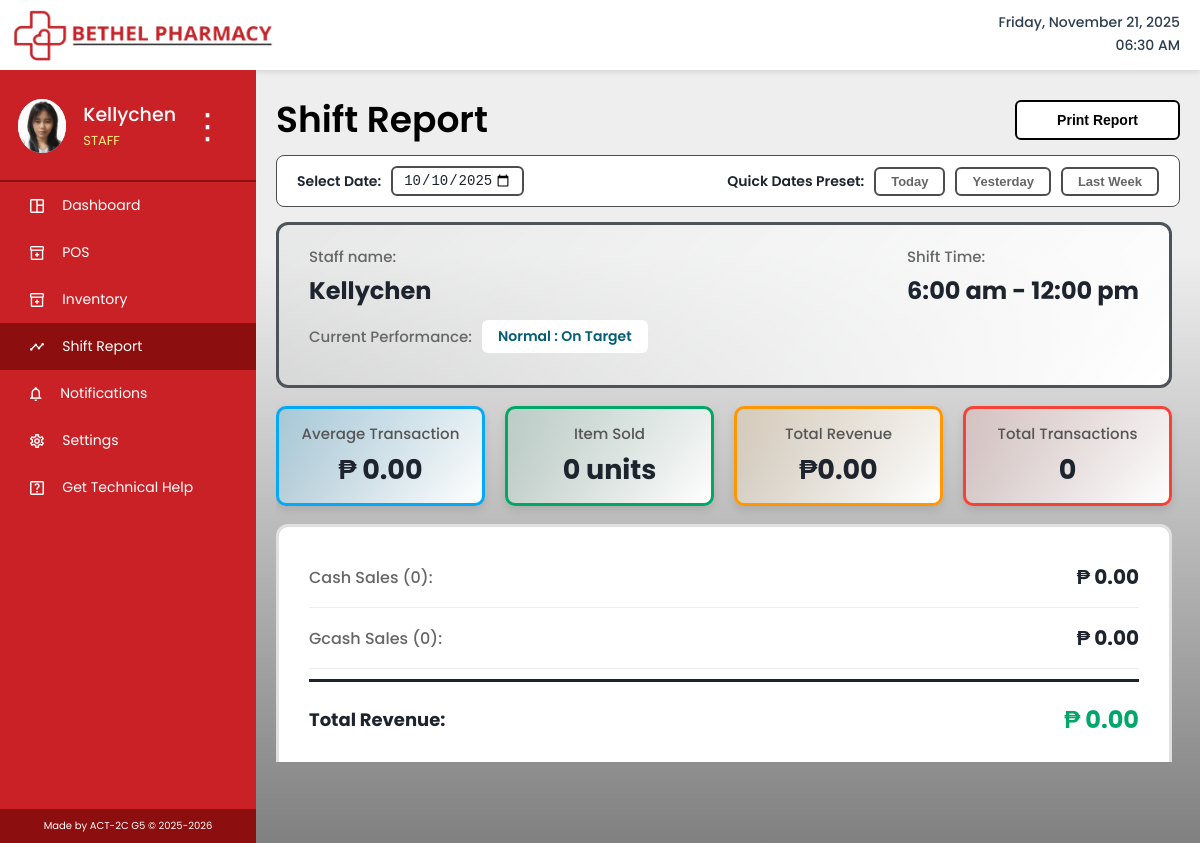
The page /shift_report.php?shift_date=2025-10-10 (signed in) on the database its author committed.
### tables this page shows
CREATE TABLE `users` (
  `id` int(11) NOT NULL,
  `username` varchar(50) NOT NULL,
  `first_name` varchar(100) DEFAULT NULL,
  `last_name` varchar(100) DEFAULT NULL,
  `email` varchar(100) NOT NULL,
  `phone` varchar(20) DEFAULT NULL,
  `profile_picture` varchar(255) DEFAULT NULL,
  `role` enum('admin','staff') DEFAULT 'staff',
  `password` varchar(255) NOT NULL,
  `created_at` timestamp NOT NULL DEFAULT current_timestamp(),
  `last_login` timestamp NULL DEFAULT NULL,
  `status` enum('active','inactive') DEFAULT 'active',
  `reset_token` varchar(64) DEFAULT NULL,
  `reset_expiry` datetime DEFAULT NULL
);

CREATE TABLE `staff_shifts` (
  `shift_id` int(11) NOT NULL,
  `user_id` int(11) NOT NULL COMMENT 'Links to users table',
  `shift_date` date NOT NULL,
  `clock_in` datetime NOT NULL,
  `clock_out` datetime DEFAULT NULL COMMENT 'NULL if still on shift',
  `expected_clock_out` datetime DEFAULT NULL COMMENT 'Expected end time based on 8-hour shift',
  `shift_duration` int(11) DEFAULT NULL COMMENT 'Duration in minutes, calculated on clock-out',
  `expected_duration` int(11) DEFAULT 480 COMMENT 'Expected shift duration in minutes (default 8 hours)',
  `break_duration` int(11) DEFAULT 0 COMMENT 'Break time in minutes',
  `total_sales` decimal(10,2) DEFAULT 0.00 COMMENT 'Total sales during shift',
  `transactions_count` int(11) DEFAULT 0 COMMENT 'Number of transactions processed',
  `items_sold` int(11) DEFAULT 0 COMMENT 'Total items sold',
  `gcash_sales` decimal(10,2) DEFAULT 0.00,
  `cash_sales` decimal(10,2) DEFAULT 0.00,
  `notes` text DEFAULT NULL,
  `status` enum('active','completed','absent') DEFAULT 'active',
  `created_at` timestamp NOT NULL DEFAULT current_timestamp(),
  `updated_at` timestamp NOT NULL DEFAULT current_timestamp() ON UPDATE current_timestamp()
);

### shift_report.php (the view, shortened to what this page needs)
<?php
$conn = new mysqli("localhost", "root", "", "bethel_pharmacy");
$user_id = $_SESSION['user_id'];
$query = $conn->prepare("SELECT * FROM users WHERE id = ?");
$query->bind_param("i", $user_id);
$query->execute();
$user = $query->get_result()->fetch_assoc();
$current_date = date('l, F j, Y');
$current_time = date('h:i A');
$conn = new mysqli("localhost", "root", "", "bethel_pharmacy");
$user_id = $_SESSION['user_id'];
$selected_date = isset($_GET['shift_date']) ? $_GET['shift_date'] : date('Y-m-d');
$shift_query = $conn->prepare("
    SELECT
        ss.*,
        u.username
    FROM staff_shifts ss
    JOIN users u ON ss.user_id = u.id
    WHERE ss.user_id = ? AND ss.shift_date = ?
    ORDER BY ss.clock_in DESC
    LIMIT 1
");
$shift_query->bind_param("is", $user_id, $selected_date);
$shift_query->execute();
$shift_result = $shift_query->get_result();
$shift = $shift_result->fetch_assoc();
if ($shift) {
    $is_ongoing = ($shift['status'] == 'active');
    $sales_query = $conn->prepare("
        SELECT
            COALESCE(SUM(s.total_amount), 0) as total_sales,
            COUNT(s.sale_id) as transaction_count,
            COALESCE(SUM(CASE WHEN s.payment_method = 'cash' THEN s.total_amount ELSE 0 END), 0) as cash_sales,
            COALESCE(SUM(CASE WHEN s.payment_method = 'gcash' THEN s.total_amount ELSE 0 END), 0) as gcash_sales,
            COALESCE(SUM(si.quantity), 0) as items_sold
        FROM sales s
        LEFT JOIN sale_items si ON s.sale_id = si.sale_id
        WHERE s.user_id = ?
        AND s.sale_date BETWEEN ? AND ?
    ");
    $clock_in = $shift['clock_in'];
    $clock_out = $shift['clock_out'] ?? date('Y-m-d H:i:s');
    $sales_query->bind_param("iss", $user_id, $clock_in, $clock_out);
    $sales_query->execute();
    $sales_data = $sales_query->get_result()->fetch_assoc();
    $avg_transaction = $sales_data['transaction_count'] > 0
        ? $sales_data['total_sales'] / $sales_data['transaction_count']
        : 0;
    $performance_text = '';
    $performance_class = '';
    if ($sales_data['total_sales'] >= 3000) {
        $performance_text = 'Excellent : Above Target';
        $performance_class = 'excellent';
    } elseif ($sales_data['total_sales'] < 1000 && $sales_data['total_sales'] > 0) {
        $performance_text = 'Low : Below Target';
        $performance_class = 'low';
    } else {
        $performance_text = 'Normal : On Target';
        $performance_class = 'normal';
    }
}
?>
<!DOCTYPE html>
<html lang="en">
<head>
    <link rel="stylesheet" href="css/base.css">
    <link rel="stylesheet" href="css/header.css">
    <link rel="stylesheet" href="css/sidebar.css">
    <link rel="stylesheet" href="css/reports.css">
</head>
<body>
    <header class="header">
        <img src="assets/bethel_logo.png" alt="Bethel Pharmacy" class="logo">
        <div class="datetime">
            <div><?php echo $current_date; ?></div>
            <div><?php echo $current_time; ?></div>
        </div>
    </header>
    <nav class="sidebar">
        <div class="profile-container">
            <div class="profile-image">
                <?php if ($user['profile_picture'] && file_exists($user['profile_picture'])): ?>
                    <img src="<?php echo $user['profile_picture']; ?>" alt="Profile">
                <?php else: ?>
                    <img src="assets/user.png" alt="User Profile">
                <?php endif; ?>
            </div>
            <div class="profile-info">
                <div class="profile-username"><?php echo htmlspecialchars($_SESSION['username']); ?></div>
                <div class="profile-role"><?php echo ucfirst($_SESSION['role']); ?></div>
            </div>
            <div class="profile-menu" onclick="this.nextElementSibling.classList.toggle('show')">&vellip;</div>
        </div>
        <div class="nav-buttons">
            <a href="staff_dashboard.php" class="nav-button"><img src="assets/dashboard.png" alt="">Dashboard</a>
            <a href="pos.php" class="nav-button"><img src="assets/inventory.png" alt="">POS</a>
            <a href="inventory.php" class="nav-button"><img src="assets/inventory.png" alt="">Inventory</a>
            <a href="shift_report.php" class="nav-button active"><img src="assets/reports.png" alt="">Shift Report</a>
            <a href="notifications.php" class="nav-button"><img src="assets/notifs.png" alt="">Notifications</a>
            <a href="settings.php" class="nav-button"><img src="assets/settings.png" alt="">Settings</a>
            <a href="help.php" class="nav-button"><img src="assets/help.png" alt="">Get Technical Help</a>
        </div>
        <div class="sidebar-credits">Made by ACT-2C G5 © 2025-2026</div>
    </nav>
    <div class="content">
        <div class="reports-header">
            <h2>Shift Report</h2>
            <div class="download-dropdown">
                <button class="download-btn" onclick="printReport()">Print Report</button>
            </div>
        </div>
        <div class="filter-bar">
            <form method="GET" class="date-filter-form">
                <div class="date-inputs">
                    <label>Select Date:</label>
                    <input type="date" name="shift_date" value="<?php echo $selected_date; ?>" max="<?php echo date('Y-m-d'); ?>">
                </div>
                <div class="quick-filters">
                    <label>Quick Dates Preset:</label>
                    <button type="submit" name="shift_date" value="<?php echo date('Y-m-d'); ?>" class="quick-btn">Today</button>
                    <button type="submit" name="shift_date" value="<?php echo date('Y-m-d', strtotime('yesterday')); ?>" class="quick-btn">Yesterday</button>
                    <button type="submit" name="shift_date" value="<?php echo date('Y-m-d', strtotime('-7 days')); ?>" class="quick-btn">Last Week</button>
                </div>
            </form>
        </div>
        <div class="staff-shifts-container">
            <?php if ($shift): ?>
                <div class="shift-status-card <?php echo $is_ongoing ? 'ongoing' : 'completed'; ?>">
                    <div class="shift-status-header">
                        <div class="shift-staff-info">
                            <span class="shift-label">Staff name:</span>
                            <span class="shift-staff-name"><?php echo htmlspecialchars($shift['username']); ?></span>
                        </div>
                        <div class="shift-time-info">
                            <span class="shift-label">Shift Time:</span>
                            <span class="shift-time">
                                <?php echo date('g:i a', strtotime($shift['clock_in'])); ?> -
                                <?php echo $shift['clock_out'] ? date('g:i a', strtotime($shift['clock_out'])) : 'N/A'; ?>
                            </span>
                        </div>
                    </div>
                    <div class="shift-performance">
                        <span class="shift-label">Current Performance:</span>
                        <span class="performance-status <?php echo $performance_class; ?>"><?php echo $performance_text; ?></span>
                    </div>
                </div>
                <div class="summary-cards">
                    <div class="summary-card blue">
                        <div class="card-label">Average Transaction</div>
                        <div class="card-value">₱ <?php echo number_format($avg_transaction, 2); ?></div>
                    </div>
                    <div class="summary-card green">
                        <div class="card-label">Item Sold</div>
                        <div class="card-value"><?php echo $sales_data['items_sold']; ?> units</div>
                    </div>
                    <div class="summary-card orange">
                        <div class="card-label">Total Revenue</div>
                        <div class="card-value">₱<?php echo number_format($sales_data['total_sales'], 2); ?></div>
                    </div>
                    <div class="summary-card red">
                        <div class="card-label">Total Transactions</div>
                        <div class="card-value"><?php echo $sales_data['transaction_count']; ?></div>
                    </div>
                </div>
                <div class="payment-details-container">
                    <div class="payment-row">
                        <div class="payment-label">Cash Sales (<?php echo $sales_data['transaction_count']; ?>):</div>
                        <div class="payment-value">₱ <?php echo number_format($sales_data['cash_sales'], 2); ?></div>
                    </div>
                    <div class="payment-row">
                        <div class="payment-label">Gcash Sales (<?php echo $sales_data['transaction_count']; ?>):</div>
                        <div class="payment-value">₱ <?php echo number_format($sales_data['gcash_sales'], 2); ?></div>
                    </div>
                    <div class="payment-row total">
                        <div class="payment-label">Total Revenue:</div>
                        <div class="payment-value">₱ <?php echo number_format($sales_data['total_sales'], 2); ?></div>
                    </div>
                </div>
            <?php else: ?>
                <div class="no-data">
                    <p>No shift found for <?php echo date('F j, Y', strtotime($selected_date)); ?></p>
                </div>
            <?php endif; ?>
        </div>
</body>
</html>

### css/base.css (style rules this page uses)
* { margin: 0; padding: 0; box-sizing: border-box; }
html, body { margin: 0; padding: 0; height: 100%; }
body { font-family: 'Poppins', sans-serif; background: linear-gradient(180deg, #EEEEEE 30%, #808080 100%); min-height: 100vh; overflow: hidden; }
.content { max-width: calc(100vw - 256px); margin: 30px 20px 30px 256px; padding: 10px 20px; max-height: calc(100vh - 103px); overflow: hidden; }
.content h2 { margin: 0; font-family: Poppins; font-weight: 600; font-size: 36px; line-height: 24px; letter-spacing: 0; width: auto; height: 24px; }

### css/header.css (style rules this page uses)
.header { display: flex; justify-content: space-between; align-items: center; padding-bottom: 2px; padding-right: 20px; background: white; box-shadow: 0 2px 5px rgba(0,0,0,0.1); }
.logo { width: 289px; height: 68px; object-fit: contain; }
.datetime { display: flex; flex-direction: column; align-items: flex-end; gap: 2px; font-family: 'Poppins', sans-serif; }
.datetime > div, .date-text, .time-text { font-size: 14px; color: #2c3e50; font-weight: 500; }

### css/sidebar.css (style rules this page uses)
.sidebar { width: 256px; min-height: calc(100vh - 70px); background: #C92126; position: fixed; top: 70px; left: 0; display: flex; flex-direction: column; }
.profile-container { width: 210px; height: 65px; position: absolute; top: 23px; left: 15px; display: flex; align-items: center; }
.profile-container .profile-image { width: 60px; height: 60px; border-radius: 50%; overflow: hidden; border: 3px solid #C92126; background: #f5f5f5; display: flex; align-items: center; justify-content: center; }
.profile-container .profile-image img { width: 100%; height: 100%; object-fit: cover; }
.profile-info { margin: 0 14px; flex: 1; }
.profile-username { font-weight: 500; font-size: 19px; color: white; margin-bottom: 2px; }
.profile-role { font-size: 13px; text-transform: uppercase; color: #FFEC85; }
.profile-menu { font-size: 35px; color: white; cursor: pointer; }
.nav-buttons { width: 100%; margin-top: 110px; border-top: 2px solid #8D0E0E; }
.nav-button { width: 100%; height: 47px; background: transparent; border: none; cursor: pointer; font-size: 14px; color: white; text-align: left; padding: 10px 10px 10px 0.8cm; display: flex; align-items: center; gap: 18px; transition: background 0.2s; text-decoration: none; pointer-events: auto; }
.nav-button:hover, .nav-button.active { background: #8D0E0E; pointer-events: none; cursor: default; }
.sidebar-credits { width: 256px; height: 34px; background: #8D0E0E; margin-top: auto; display: flex; align-items: center; justify-content: center; font-size: 10px; color: white; }

### rows shown on the page
users: profile_picture (picture)
staff_shifts: user.username "Kellychen", clock_in "6:00 am", clock_out "12:00 pm"

### other values the page prints
$_SESSION['username'] "Kellychen"
$_SESSION['role'] "STAFF"
$performance_text "Normal : On Target"
$avg_transaction "0.00"
$sales_data['items_sold'] "0"
$sales_data['total_sales'] "0.00"
$sales_data['transaction_count'] "0"
$sales_data['cash_sales'] "0.00"
$sales_data['gcash_sales'] "0.00"
